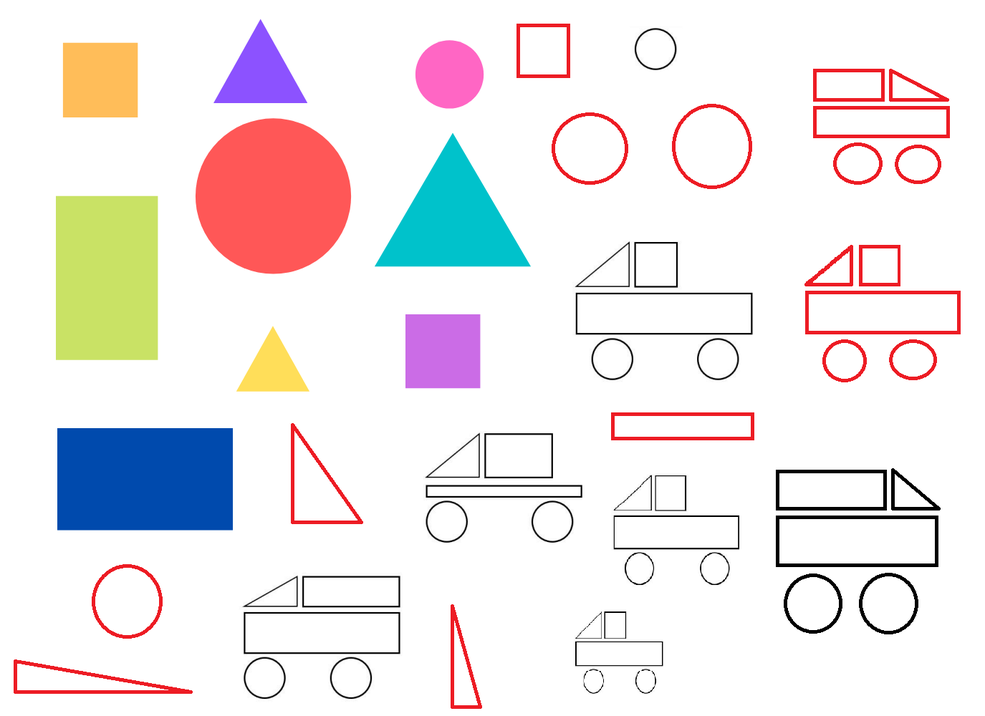
//> input picture ImageProcessing-Project2/shapes.png, 985 x 716 px, shrunk from 1375 x 1000 before the run
$ ./ImageProcessing   (built with g++ and OpenCV 4)
//> lines starting //> are read from the running program, lines starting //| are printed output that depends on the picture; after the words box and inside, x2 and y2 are one past the last pixel; in counts of white or black regions, pixels touching at a corner belong together
#include <opencv2/imgcodecs.hpp>
#include <opencv2/highgui.hpp>
#include <opencv2/imgproc.hpp>
#include <iostream>

using namespace cv;
using namespace std;


void getContours(Mat imgDil, Mat img);
int differentCars(Rect);
Mat recognizeShapes();

string path = "shapes.png";
Mat img = imread(path);
Mat img2 = imread(path);
int cannyMin = 25, cannyMax = 100, karnelSize = 10;
int counter = 0;

void main() {
	path = "shapes.png";
	img = imread(path);
//> img is the input picture: 716 rows x 985 cols, CV_8UC3; mean B, G, R 233.2, 232.1, 238.2
	Mat firstImg = recognizeShapes();


	path = "Capture.JPG";
	img = imread(path);
	Mat secondImg = recognizeShapes();

	imshow("first Image", firstImg);
	imshow("second Image", secondImg);

	waitKey(0);
}

Mat recognizeShapes() {
	Mat imgGray, imgBlur, imgCanny, imgDil, imgErode;

	cvtColor(img, imgGray, COLOR_BGR2GRAY);

	GaussianBlur(imgGray, imgBlur, Size(3, 3), 3, 0);

	Canny(imgBlur, imgCanny, cannyMin, cannyMax);
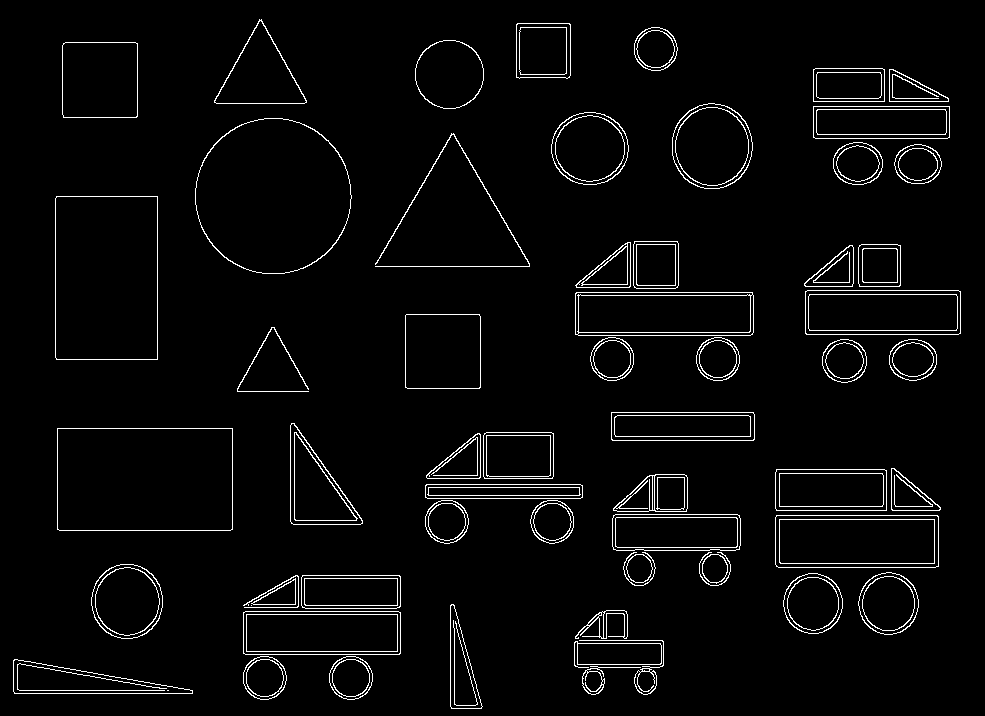
//> imgCanny: 716 rows x 985 cols, CV_8UC1; 3.4% white in thin lines or dots

	Mat kernel = getStructuringElement(MORPH_RECT, Size(karnelSize, karnelSize));
	dilate(imgCanny, imgDil, kernel);
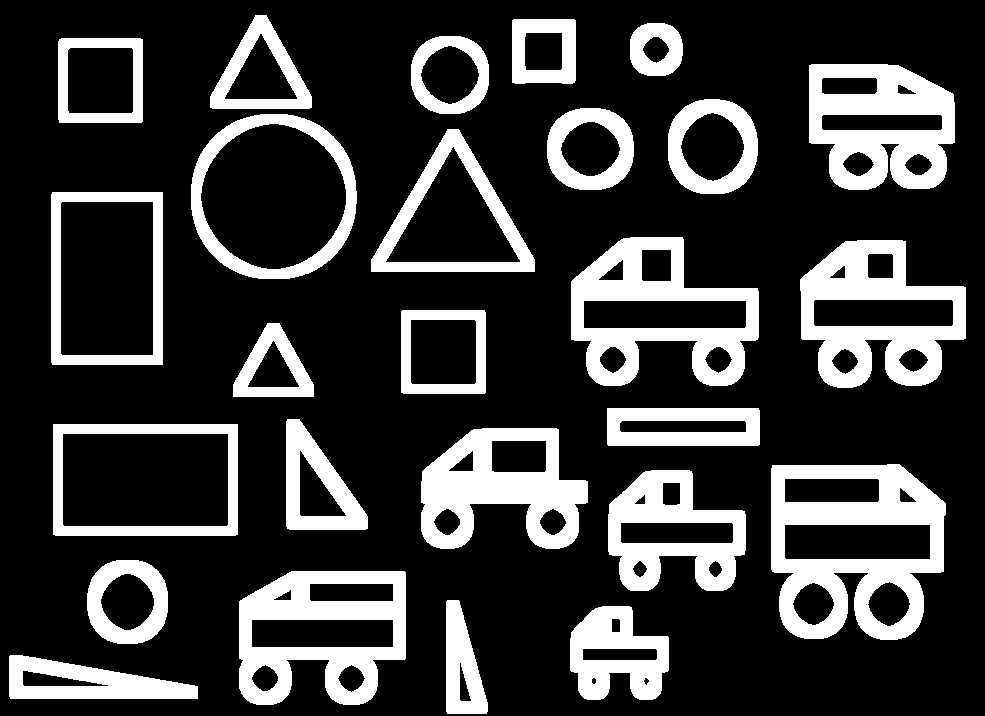
//> imgDil: 716 rows x 985 cols, CV_8UC1; 22.8% white; 26 white regions

	getContours(imgDil, img);

	return img;
}

string carOrCircle(InputArray contour, OutputArray conPolyOut, double epsilon) {
	vector<Point> conPoly;
	approxPolyDP(contour, conPoly, epsilon, true);
	Rect boundRect = boundingRect(conPoly);

	int	objCor = (int)conPoly.size();


	if (objCor == 8) {
		return "Circle";
	}
	int carClassNumber = differentCars(boundRect);
	if (carClassNumber == -1) return "Unknown Class Number";

	return "Car Class" + to_string(carClassNumber);
}

void getContours(Mat imgDil, Mat imgOut) {

	vector<vector<Point>> contours;
	vector<Vec4i> hierarchy;

	findContours(imgDil, contours, hierarchy, RETR_EXTERNAL, CHAIN_APPROX_SIMPLE);
//> contours = 26 contours; largest, box (x1, y1, x2, y2) and area: (771, 464, 946, 640) 25490, (191, 114, 357, 279) 21928, (53, 424, 238, 536) 20421, (51, 192, 163, 365) 19089, (571, 237, 759, 386) 18487

	vector<vector<Point>> conPoly(contours.size());
//> conPoly = 26 empty contours
	vector<Rect> boundRect(contours.size());
	int area, objCor;
	string objectType;
	float peri;
	for (int i = 0; i < contours.size(); i++)
	{
		area = contourArea(contours[i]);

		if (area > 500)
		{
			objectType = "";
			peri = arcLength(contours[i], true);
			approxPolyDP(contours[i], conPoly[i], 0.043 * peri, true);
			boundRect[i] = boundingRect(conPoly[i]);

			objCor = (int)conPoly[i].size();

			if (objCor == 3) {
				objectType = "triangle";
			}
			else if (objCor == 4) {
				float aspRatio = (float)boundRect[i].width / (float)boundRect[i].height;
				if (aspRatio > 0.95 && aspRatio < 1.05) objectType = "Square";
				else									objectType = "rectangle";
			}
			else {
				objectType = carOrCircle(contours[i], conPoly[i], 0.018 * peri);
			}


			rectangle(imgOut, boundRect[i].tl(), boundRect[i].br(), Scalar(21, 21, 112), 2);

			putText(imgOut, objectType, { boundRect[i].x + boundRect[i].width / 3 ,boundRect[i].y - 4 }, FONT_HERSHEY_PLAIN, 1, Scalar(21, 21, 112), 2);
		}
	}
//> this loop made 26 passes
//> (area, peri, objCor, boundRect in carOrCircle, objCor in carOrCircle, width in differentCars, height in differentCars, x in differentCars) on passes 7 to 8: (25489, 841.8, 6, Rect(772, 464, 174, 170), 11, 174, 170, 772), (13951, 625.7, 6, Rect(421, 428, 167, 121), 12, 167, 121, 421)
//> (area, peri, objCor, boundRect in carOrCircle, objCor in carOrCircle, width in differentCars, height in differentCars, x in differentCars) on passes 4, 6, 14, 15, 21: (18031, 663.1, 6, Rect(239, 571, 167, 133), 11, 167, 133, 239), (11400, 546.9, 7, Rect(608, 471, 137, 120), 13, 137, 120, 608), (17190, 698.8, 6, Rect(800, 241, 166, 145), 16, 166, 145, 800), (18487, 726.5, 6, Rect(571, 237, 188, 149), 15, 188, 149, 571), (15195, 624.6, 7, Rect(809, 65, 144, 122), 11, 144, 122, 809)
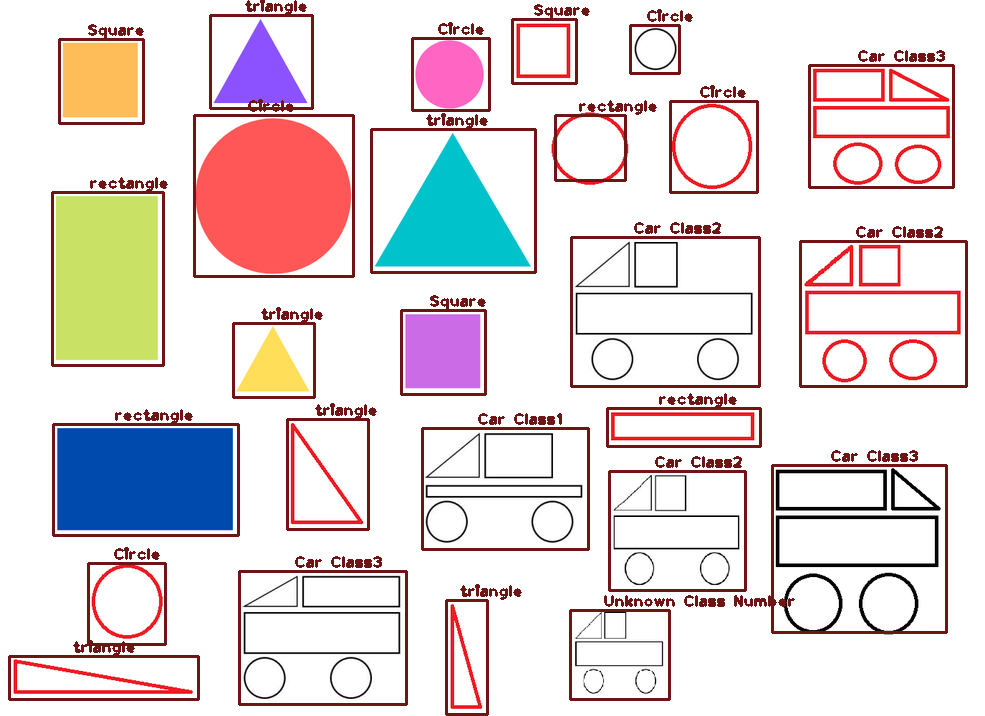
//> imgOut: 716 rows x 985 cols, CV_8UC3; mean B, G, R 218.3, 217.3, 229.1
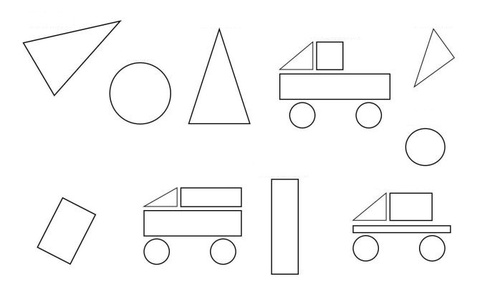
//> input picture ImageProcessing-Project2/Capture.JPG, 495 x 289 px, shrunk from 691 x 403 before the run
//> further down, img is the input picture: 289 rows x 495 cols, CV_8UC3; min 0, max 255, mean 248.7
//> in recognizeShapes (call 2), `Canny(imgBlur, imgCanny, cannyMin, cannyMax);`: imgCanny: 289 rows x 495 cols, CV_8UC1; 4.8% white in thin lines or dots, all inside (x1, y1, x2, y2) = (22, 20, 455, 276)
//> in recognizeShapes (call 2), `dilate(imgCanny, imgDil, kernel);`:
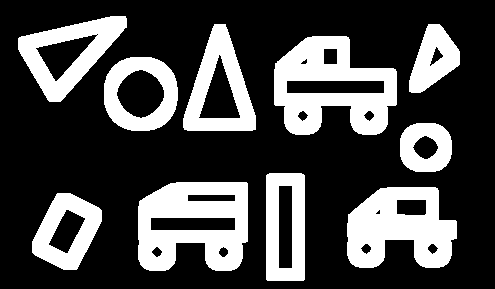
//> imgDil: 289 rows x 495 cols, CV_8UC1; 28.3% white; 10 white regions
//> in getContours (call 2), `findContours(imgDil, contours, hierarchy, RETR_EXTERNAL, CHAIN_APPROX_..`: contours = 10 contours; largest, box (x1, y1, x2, y2) and area: (274, 36, 397, 135) 8397, (138, 182, 248, 271) 8120, (347, 187, 457, 268) 6476, (18, 16, 127, 102) 4946, (183, 24, 256, 131) 4796
//> in getContours (call 2), `vector<vector<Point>> conPoly(contours.size());`: conPoly = 10 empty contours
//> the loop in getContours (call 2), `for (int i = 0; i < contours.size(); i++)` made 10 passes
//> (area, peri, objCor, boundRect in carOrCircle, objCor in carOrCircle, width in differentCars, height in differentCars, x in differentCars) on pass 3: (8119, 419.4, 5, Rect(139, 182, 108, 88), 9, 108, 88, 139)
//> (area, peri, objCor, boundRect in carOrCircle, objCor in carOrCircle, width in differentCars, height in differentCars, x in differentCars) on passes 2, 7: (6475, 396.4, 5, Rect(348, 187, 109, 81), 11, 109, 81, 348), (8397, 462.7, 7, Rect(274, 37, 123, 97), 13, 123, 97, 274)
//> pass 1, in getContours (call 2), `putText(imgOut, objectType, { boundRect[i].x + boundRect[i].width / 3 ..`:
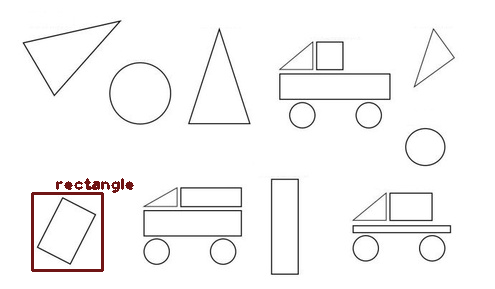
//> imgOut: 289 rows x 495 cols, CV_8UC3; 0.92% of pixels changed, all inside (x1, y1, x2, y2) = (31, 178, 134, 272)
//> after the loop in getContours (call 2), `for (int i = 0; i < contours.size(); i++)`:
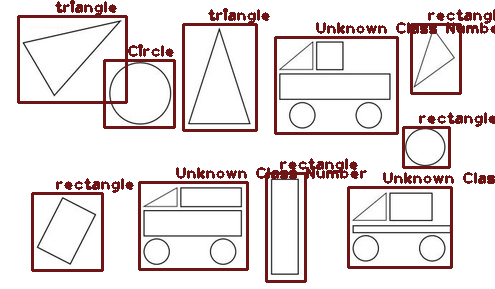
//> imgOut: 289 rows x 495 cols, CV_8UC3; 9.32% of pixels changed, all inside (x1, y1, x2, y2) = (17, 0, 495, 283)
}


int differentCars(Rect boundRect) {
	Mat imgGray, imgBlur, imgCanny, imgDil, imgErode;

	float width = boundRect.width, height = boundRect.height;
	float x = boundRect.x, y = boundRect.y;

	Point2f src[4] = { {x,y} , {x + width, y}, {x,y + height},{x + width, y + height} };
	Point2f dst[4] = { {0.0f,0.0f},{width,0.0f},{0.0f,height},{width,height} };

	Mat imgWarp, matrix = getPerspectiveTransform(src, dst);
	warpPerspective(img, imgWarp, matrix, Point(width, height));


	cvtColor(imgWarp, imgGray, COLOR_BGR2GRAY);
	GaussianBlur(imgGray, imgBlur, Size(3, 3), 3, 0);
	Canny(imgBlur, imgCanny, cannyMin, cannyMax);
	Mat kernel = getStructuringElement(MORPH_RECT, Size(10, 1));
	dilate(imgCanny, imgDil, kernel);

	vector<vector<Point>> contours;
	vector<Vec4i> hierarchy;
	findContours(imgDil, contours, hierarchy, RETR_EXTERNAL, CHAIN_APPROX_SIMPLE);
	vector<vector<Point>> conPoly(contours.size());
	vector<Rect> boundaryRect(contours.size());

	int area, objCor;
	string objectType;
	float peri;


	for (int i = 0; i < contours.size(); i++)
	{
		area = contourArea(contours[i]);
		if (area > 500)
		{
			objectType = "";

			peri = arcLength(contours[i], true);
			approxPolyDP(contours[i], conPoly[i], 0.035 * peri, true);
			boundaryRect[i] = boundingRect(conPoly[i]);

			objCor = (int)conPoly[i].size();

			if (objCor == 3) {
				objectType = "triangle";
			}
			else if (objCor == 4) {
				float aspRatio = (float)boundaryRect[i].width / (float)boundaryRect[i].height;
				if (aspRatio > 0.95 && aspRatio < 1.05) objectType = "Square";
				else									objectType = "rectangle";
			}

			cout << "contour #" << i << " ==> " << boundaryRect[i].width << endl;

			putText(imgWarp, to_string(boundaryRect[i].width), { boundaryRect[i].x + boundaryRect[i].width / 3 ,boundaryRect[i].y - 4 }, FONT_HERSHEY_PLAIN, 1, Scalar(21, 21, 112), 2);
		}
	}

	if (boundaryRect.size() < 4) return -1;

	float par1 = boundaryRect[2].width;
	float par2 = boundaryRect[3].width;
	float diffPars = par1 / par2;

	//imshow("imgWarp #" + to_string(counter++), imgWarp);
	//waitKey(1);

	if (diffPars >= 0.95 && diffPars <= 1.05) return 3;
	else if (diffPars > 1.5)			      return 2;
	else									  return 1;

}
